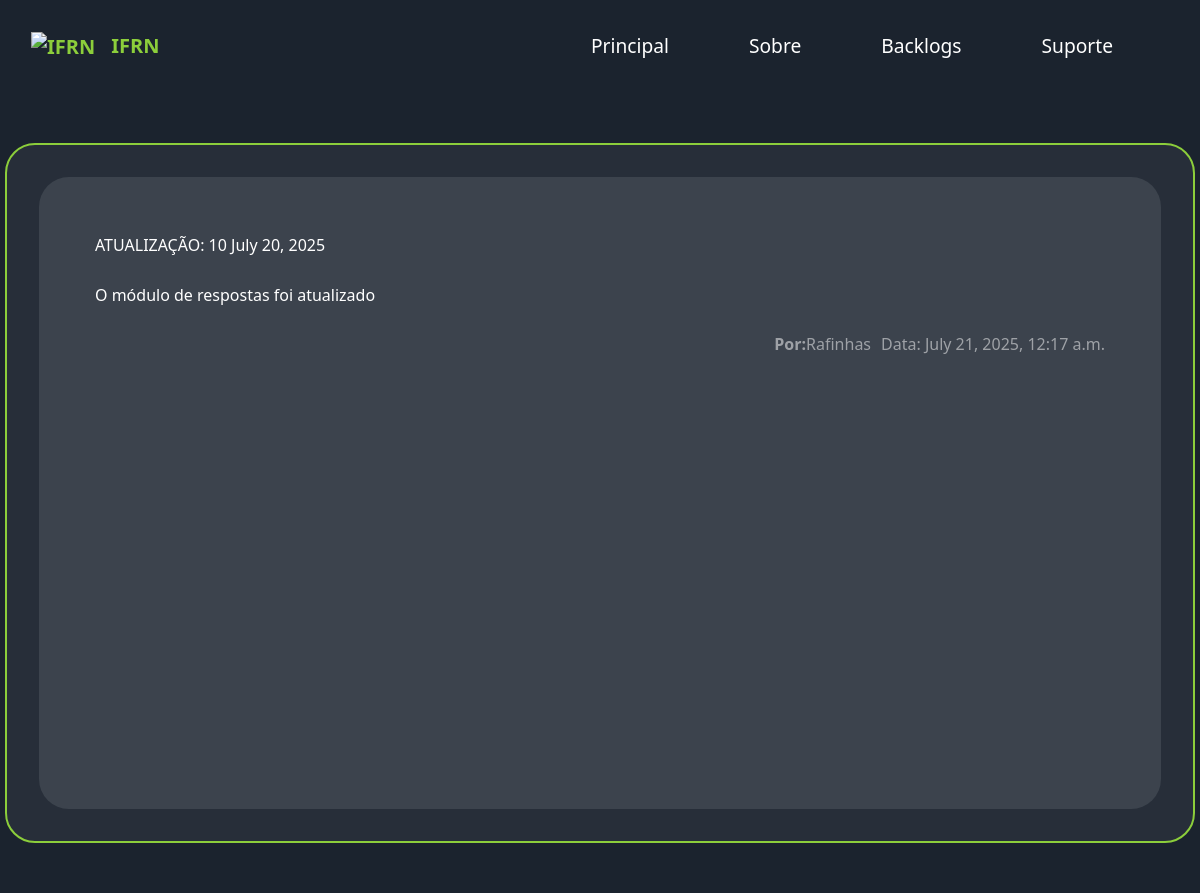
Before: /backlogs/ with the older database file.
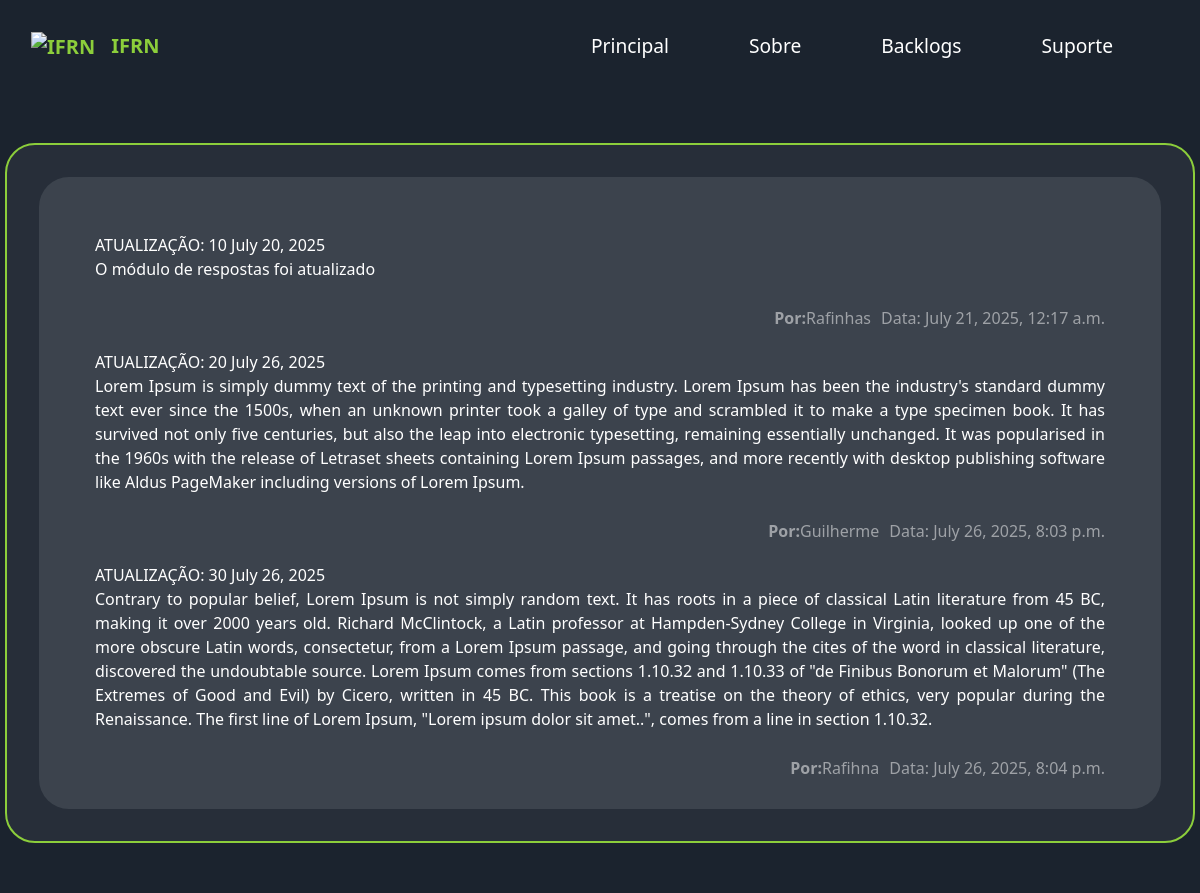
After: the same page with the newer database file.
### app/models.py (models this page shows, shortened)
class Backlogs(models.Model):
    num_versao = models.IntegerField(unique=True, null=True)
    data_postagem = models.DateField(auto_now_add=True)
    data_alteracao = models.DateTimeField(auto_now_add=False)
    descricao = models.TextField(null=False, blank=False)
    dev_responsavel = models.CharField(max_length=255, blank=False)

### app/views.py (the view)
# urls.py: path('backlogs/', att_backlogs, name="backlogs"),
def att_backlogs(request):
    backlogs = Backlogs.objects.all()
    context = {
        'backlogs': backlogs
    }
    return render(request, "app/backlogs.html", context)

### app/templates/app/backlogs.html
{% extends 'base.html' %}
{% block center %}
<div class="main_container"
    style="
    background-color: #1B232E;
    width: 100%;
    display: flex;
    justify-content: center;
    align-items: center;
    height: 100vh;
    color: white;
    font-family: system-ui, -apple-system, BlinkMacSystemFont, 'Segoe UI', Roboto, Oxygen, Ubuntu, Cantarell, 'Open Sans', 'Helvetica Neue', sans-serif;
    padding: 5px;">
    <div class="frame_container"
    style="
    display: flex;
    align-items: center;
    justify-content: center;
    width: 1200px;
    height: 700px;
    border-radius: 30px;
    background-color: rgba(240, 255, 255, 0.05);
    border: solid 2px #8CCE3B;
    padding: 2rem;
    ">
        <div class="backlogs"
        style="
            display: flex;
            flex-direction: column;
            align-items: start;
            justify-content: start;
            text-align: justify;
            background-color: rgba(240, 255, 255, 0.1);
            width: 100%;
            height: 100%;
            border-radius: 30px;
            padding: 3.5rem;
            "
        >
            {% for backlog in backlogs %}
                <div class="backlog-item versao"
                    style=" align-self: flex-start; width: 100%; height: 50px;">
                    ATUALIZAÇÃO:
                    {{backlog.num_versao}}
                    {{backlog.data_postagem}}
                </div>
                <div class="backlog-item descricao"
                style=" align-self: flex-start; margin-bottom: 25px;">
                    {{backlog.descricao}}
                </div>
                <div class="backlog-item responsavel_e_data"
                style=" align-self: flex-end; display: flex; align-items: end; justify-content: end; opacity: 50%; margin-bottom: 20px;">
                    <strong style="padding-inline-start: 10px;">Por:</strong>
                    {{backlog.dev_responsavel}}
                    <strongs style="padding-inline-start: 10px;">Data:</strong>
                    {{backlog.data_alteracao}}
                </div>
            {% endfor %}
    </div>
    </div>
</div>
{% endblock %}

Changed rows visible on the page:
added Backlogs: num_versao "20", data_postagem "July 26, 2025", descricao "Lorem Ipsum is simply dummy text of the printing and typesetting industry. Lorem Ipsum has been the industry's standard dummy text ever since the 1500s, when an unknown printer took a galley of type and scrambled it to make a type specimen book. It has survived not only five centuries, but also the leap into electronic typesetting, remaining essentially unchanged. It was popularised in the 1960s with the release of Letraset sheets containing Lorem Ipsum passages, and more recently with desktop publishing software like Aldus PageMaker including versions of Lorem Ipsum.", dev_responsavel "Guilherme", data_alteracao "July 26, 2025, 8:03 p.m."
added Backlogs: num_versao "30", data_postagem "July 26, 2025", descricao "Contrary to popular belief, Lorem Ipsum is not simply random text. It has roots in a piece of classical Latin literature from 45 BC, making it over 2000 years old. Richard McClintock, a Latin professor at Hampden-Sydney College in Virginia, looked up one of the more obscure Latin words, consectetur, from a Lorem Ipsum passage, and going through the cites of the word in classical literature, discovered the undoubtable source. Lorem Ipsum comes from sections 1.10.32 and 1.10.33 of \"de Finibus Bonorum et Malorum\" (The Extremes of Good and Evil) by Cicero, written in 45 BC. This book is a treatise on the theory of ethics, very popular during the Renaissance. The first line of Lorem Ipsum,…", dev_responsavel "Rafihna", data_alteracao "July 26, 2025, 8:04 p.m."
